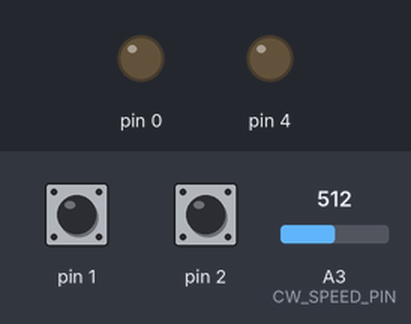
Simulated run of this sketch. Board: Arduino Uno, built with avr-gcc and run on an emulated ATmega328P. On the bench: output pins drawn as LEDs (lit = HIGH). Dashed ring = blinking. Inputs (shaded band) come from the test bench; at power-on: pin 1 HIGH, pin 2 HIGH, A3 (CW_SPEED_PIN) = 512.

Above: at 1.2 s.
1.3 s: pin 1 pulled LOW for 1 s
At 1.49 s:
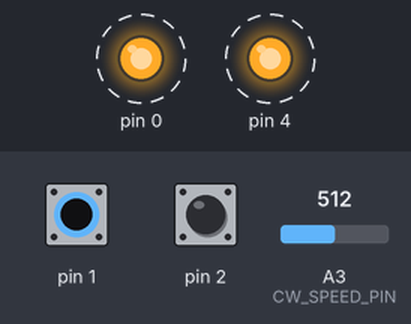
4.3 s: pin 2 pulled LOW for 1 s
At 6.2 s:
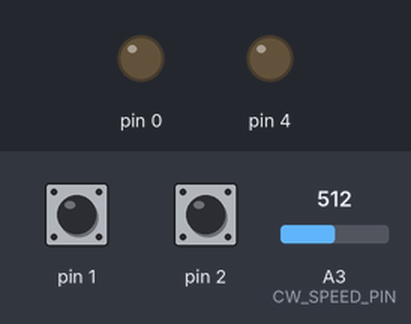
6.8 s: pin 2 pulled LOW for 3.2 s
At 7.32 s:
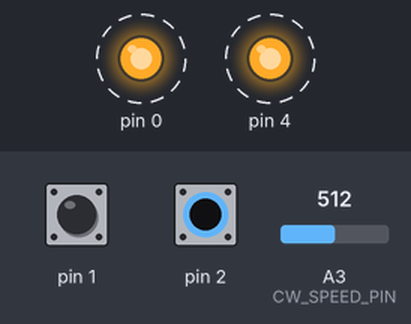
11.5 s: pin 1 pulled LOW for 3.2 s
At 16.0 s:
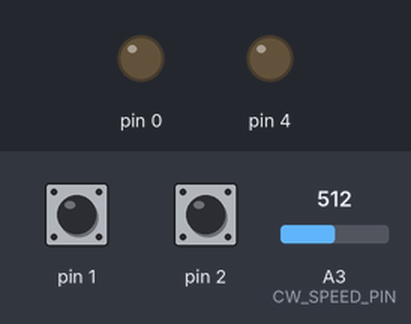
Timing chart, 0 to 17.2 s (numbered marks = the images above; inputs shaded):
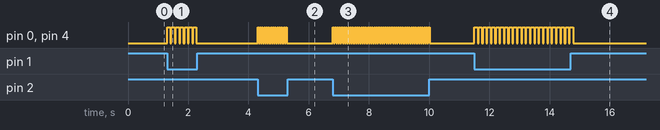

Measured:
- after the input at 1.3 s, pin 0, pin 4: alternates HIGH for 0.11 s and LOW for 0.04 s, 14 changes in all, then stays LOW, starting at once
- after the input at 4.3 s, pin 0, pin 4: alternates HIGH for 0.04 s and LOW for 0.04 s, 28 changes in all, then stays LOW, starting at once
- after the input at 6.8 s, pin 0, pin 4: alternates HIGH for 0.04 s and LOW for 0.04 s, 90 changes in all, then stays LOW, starting at once
- after the input at 11.5 s, pin 0, pin 4: alternates HIGH for 0.11 s and LOW for 0.04 s, 46 changes in all, then stays LOW, starting at once

The sketch:

ATTINY13_USB_CW_KEY.ino
```cpp
// http://un7fgo.gengen.ru (C) 2020
// https://github.com/UN7FGO
//
// Минималистичный электронный ключ

// Определяем контакт, к которому подключен потенциометр регулировки скорости электронного ключа
#define CW_SPEED_PIN A3
// Определяем максимальную и минимальную длительность точки в миллисекундах
#define MIN_DIT_TIME 50
#define MAX_DIT_TIME 150

// Определяем контакты для подключения электронного ключа
#define CW_DIT_PIN PB2
#define CW_DASH_PIN PB1
// Контакт вывода звука для самоконтроля
#define CW_SOUND_PIN PB0
// контакт "ключа".
#define CW_OUT_PIN PB4

// переменные для работы

int t_delay;

/* =================================================== */
void setup() {
  pinMode (CW_DIT_PIN,INPUT);
  digitalWrite(CW_DIT_PIN, HIGH);
  pinMode (CW_DASH_PIN,INPUT);
  digitalWrite(CW_DASH_PIN, HIGH);
  pinMode(CW_OUT_PIN, OUTPUT);
  digitalWrite(CW_OUT_PIN, LOW);
  pinMode(CW_SOUND_PIN, OUTPUT);
}

void loop() {

// обрабатываем нажатие манипулятора "точка"
  if(digitalRead(CW_DIT_PIN) == 0) {
    // расчитываем длительность "точки" по положению потенциометра
    t_delay = analogRead(CW_SPEED_PIN)*(MAX_DIT_TIME - MIN_DIT_TIME)/1023 + MIN_DIT_TIME;
//    t_delay = analogRead(CW_SPEED_PIN)/10 + MIN_DIT_TIME;
    // нажимаем "ключ"
    digitalWrite(CW_OUT_PIN, HIGH);
    // включаем звуковой тон
    analogWrite(CW_SOUND_PIN, 128);
    // задержка длительности звука/нажатия ключа
    delay(t_delay);
    // выключаем звуковой тон
    analogWrite(CW_SOUND_PIN, 0);
    // "отпускаем" ключ
    digitalWrite(CW_OUT_PIN, LOW);
    // выдерживаем паузу между точками/тире
    delay(t_delay);
  }

//   обрабатываем нажатие манипулятора "тире"
  if(digitalRead(CW_DASH_PIN) == 0) {
    // расчитываем длительность "точки" по положению потенциометра
    t_delay = analogRead(CW_SPEED_PIN)*(MAX_DIT_TIME - MIN_DIT_TIME)/1023 + MIN_DIT_TIME;
//    t_delay = analogRead(CW_SPEED_PIN)/10 + MIN_DIT_TIME;
    // нажимаем "ключ"
    digitalWrite(CW_OUT_PIN, HIGH);
    // включаем звуковой тон
    analogWrite(CW_SOUND_PIN, 128);
    // задержка длительности звука/нажатия ключа
    // так как у нас тут "тире", то длительность его в 3 раза больше, чем для точки
    delay(t_delay*3);
    // выключаем звуковой тон
    analogWrite(CW_SOUND_PIN, 0);
    // "отпускаем" ключ
    digitalWrite(CW_OUT_PIN, LOW);
    // выдерживаем паузу между точками/тире
    delay(t_delay);
  }
// конец основного цикла
}
```
